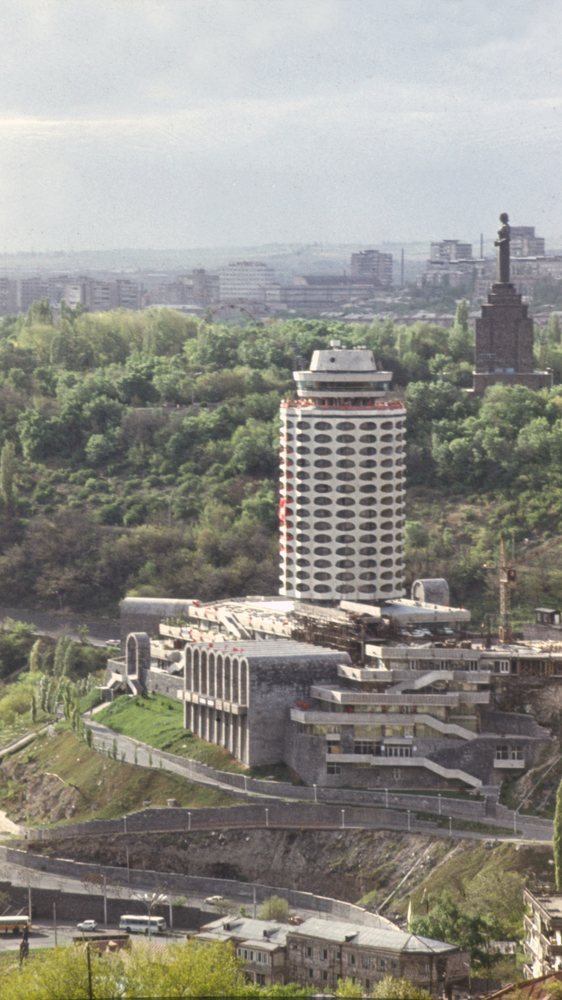
#> input picture test-assets/frames_original/v_angle_4.png, 562 x 1000 px, shrunk from 1080 x 1920 before the run, found by its file name
$ python color_match.py ../test-assets/frames_original/v_angle_4.png
#> lines starting #> are read from the running program, lines starting #| are printed output that depends on the picture
#!/usr/bin/env python3
"""Приводит палитру кадров test-assets/frames/ к эталону (по умолчанию
v_angle_4.png — архивное фото hillview). Разовая правка, конвейер
tools/build_frames.py не запускает сам — после неё нужно перезапустить
tools/build_frames.py --force, чтобы глубина и вырезка здания
пересчитались с новых цветов.

Одна команда:
  .venv-depth/bin/python tools/color_match.py [--ref frames/v_angle_4.png] [имена кадров...]

Без аргументов правит все кадры в test-assets/frames/, кроме эталона
(и кроме уже готовых *_depth.png/*_building.png).

Метод — перенос среднего и дисперсии по каналам RGB (Reinhard-style),
не точное гистограммное выравнивание: последнее пробовал первым, оно
давало резкие, ненатуральные цветовые пятна на плоских акварельных
заливках скетча. Перенос среднего/дисперсии мягче и правдоподобнее.
strength=0.7 — не отдаём палитру эталону полностью, чтобы кадр не
терял собственный свет.
"""
import sys
from pathlib import Path

import numpy as np
from PIL import Image

ROOT = Path(__file__).resolve().parent.parent
FRAMES_DIR = ROOT / 'test-assets' / 'frames'
STRENGTH = 0.7


def match_mean_std(src_img, ref_img, strength=STRENGTH):
    src = np.asarray(src_img.convert('RGB')).astype(np.float64)
    ref = np.asarray(ref_img.convert('RGB')).astype(np.float64)
    out = src.copy()
    for c in range(3):
        s_mean, s_std = src[:, :, c].mean(), src[:, :, c].std()
        r_mean, r_std = ref[:, :, c].mean(), ref[:, :, c].std()
        scale = (r_std / s_std) if s_std > 1e-6 else 1.0
        adjusted = (src[:, :, c] - s_mean) * scale + r_mean
        out[:, :, c] = src[:, :, c] * (1 - strength) + adjusted * strength
    return Image.fromarray(np.clip(out, 0, 255).astype(np.uint8))


def main():
    args = sys.argv[1:]
    ref_name = 'v_angle_4.png'
    if '--ref' in args:
        i = args.index('--ref')
        ref_name = args[i + 1]
        args = args[:i] + args[i + 2:]

    ref_path = FRAMES_DIR / ref_name
    if not ref_path.exists():
        raise SystemExit('Эталон не найден: %s' % ref_path)
    ref_img = Image.open(ref_path)
#> ref_img is the input picture: PIL image 562x1000 RGB; mean R, G, B 144.9, 143.4, 136.1

    if args:
        targets = [FRAMES_DIR / name for name in args]
    else:
        targets = [
            p for p in sorted(FRAMES_DIR.glob('*.png'))
            if p.name != ref_name
            and not p.stem.endswith('_depth')
            and not p.stem.endswith('_building')
        ]

    print('эталон:', ref_path.name)
    for p in targets:
        if not p.exists():
            print('  ! нет файла', p.name, '- пропуск')
            continue
        img = Image.open(p)
        matched = match_mean_std(img, ref_img)
#> the loop in match_mean_std, `for c in range(3):` made 3 passes
#> (s_mean, s_std, r_mean, r_std) on passes 1 to 3: (144.9, 53.3, 144.9, 53.3), (143.4, 55.46, 143.4, 55.46), (136.1, 59.3, 136.1, 59.3)
#> pass 1, in match_mean_std, `adjusted = (src[:, :, c] - s_mean) * scale + r_mean`:
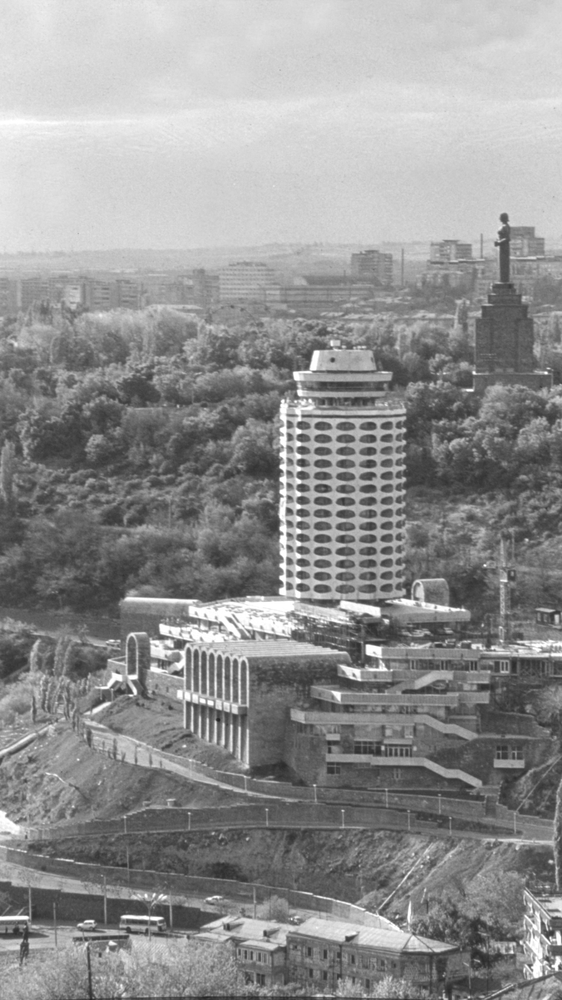
#> adjusted: shape (1000, 562) float64; min 35, max 255, mean 144.9
#> pass 3, in match_mean_std, `adjusted = (src[:, :, c] - s_mean) * scale + r_mean`:
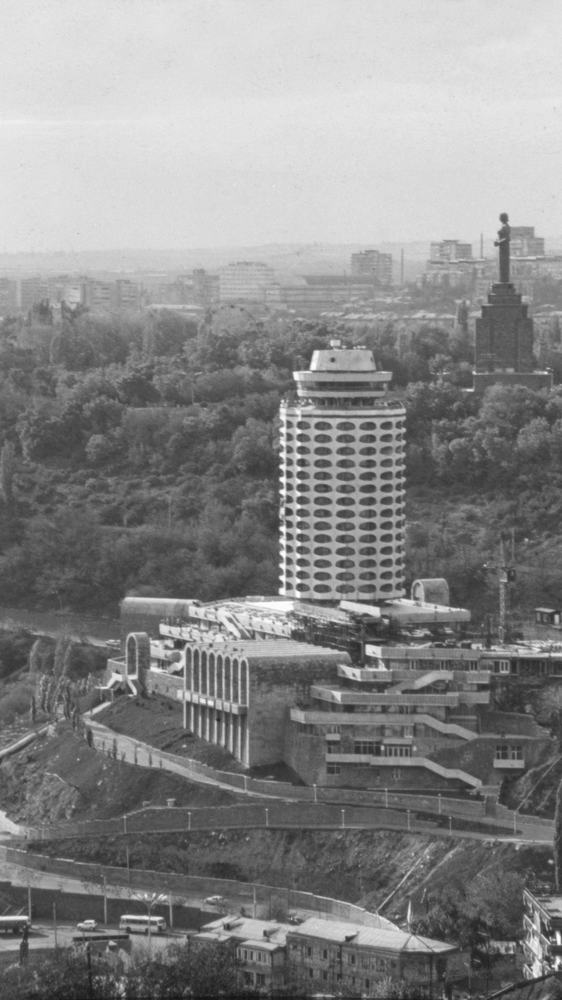
#> adjusted: shape (1000, 562) float64; min 19, max 255, mean 136.1
        matched.save(p)
        print('  matched', p.name)

    print('готово. Теперь пересчитай конвейер: .venv-depth/bin/python tools/build_frames.py --force')


if __name__ == '__main__':
    main()

$ run again, with test-assets/frames_original/v_angle_0.png copied over test-assets/frames_original/v_angle_4.png
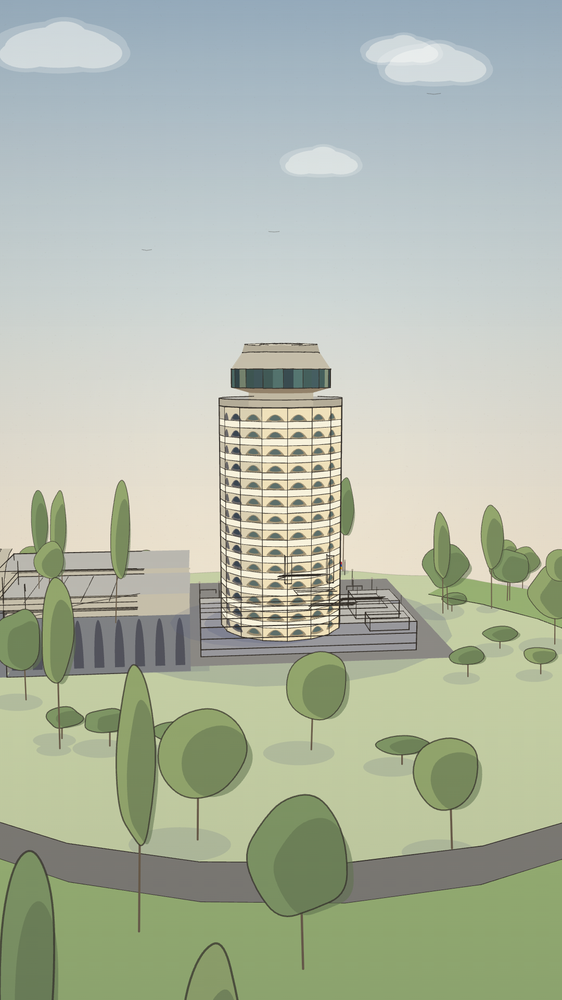
#> input picture test-assets/frames_original/v_angle_0.png, 562 x 1000 px, shrunk from 1080 x 1920 before the run, found by its file name
#> in main, ref_img is the input picture: PIL image 562x1000 RGB; mean R, G, B 175.7, 184.6, 166.9
#> the loop in match_mean_std, `for c in range(3):` made 3 passes
#> (s_mean, s_std, r_mean, r_std) on passes 1 to 3: (175.7, 38.42, 175.7, 38.42), (184.6, 34.35, 184.6, 34.35), (166.9, 44.21, 166.9, 44.21)
#> pass 1, in match_mean_std, `adjusted = (src[:, :, c] - s_mean) * scale + r_mean`:
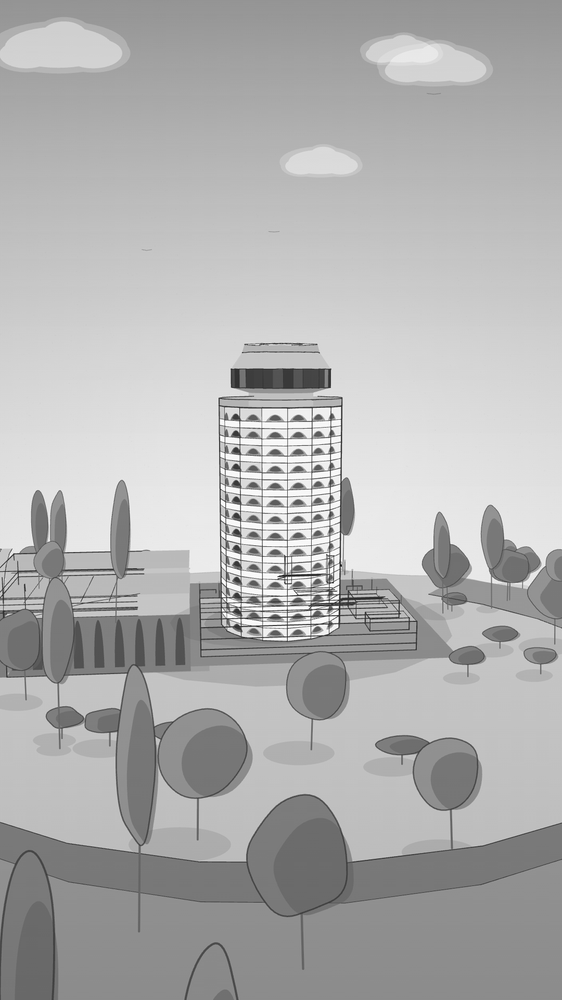
#> adjusted: shape (1000, 562) float64; min 16, max 255, mean 175.7
#> pass 3, in match_mean_std, `adjusted = (src[:, :, c] - s_mean) * scale + r_mean`:
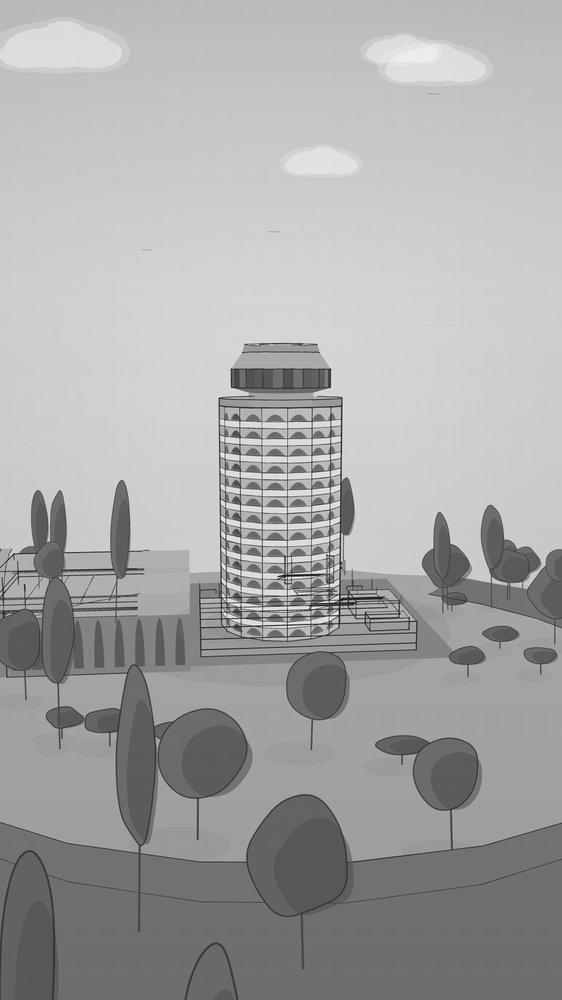
#> adjusted: shape (1000, 562) float64; min 9, max 251, mean 166.9

$ run again, with test-assets/frames_original/v_angle_1.png copied over test-assets/frames_original/v_angle_4.png
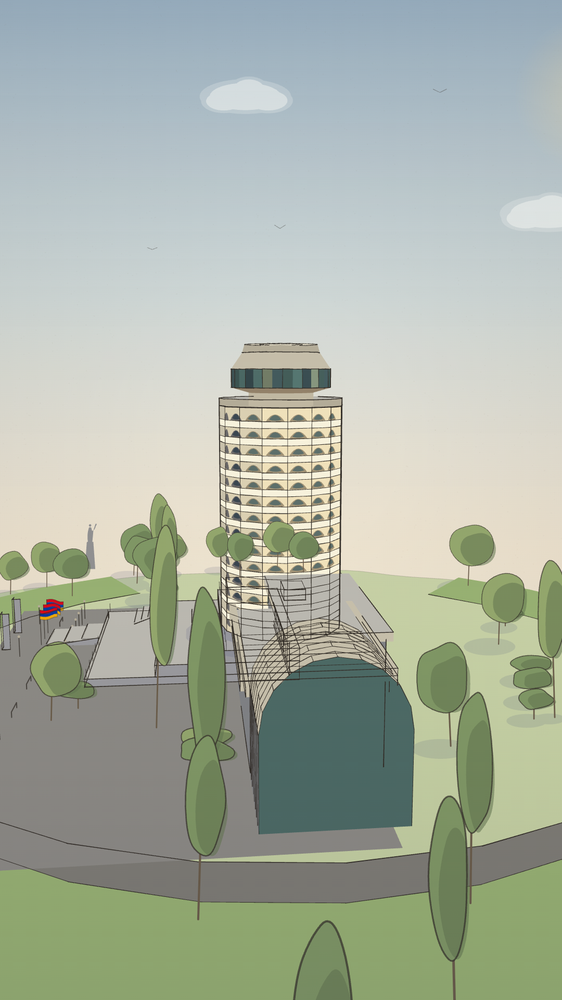
#> input picture test-assets/frames_original/v_angle_1.png, 562 x 1000 px, shrunk from 1080 x 1920 before the run, found by its file name
#> in main, ref_img is the input picture: PIL image 562x1000 RGB; mean R, G, B 168.7, 177.6, 163.6
#> the loop in match_mean_std, `for c in range(3):` made 3 passes
#> (s_mean, s_std, r_mean, r_std) on passes 1 to 3: (168.7, 42.95, 168.7, 42.95), (177.6, 38.15, 177.6, 38.15), (163.6, 45.73, 163.6, 45.73)
#> pass 1, in match_mean_std, `adjusted = (src[:, :, c] - s_mean) * scale + r_mean`:
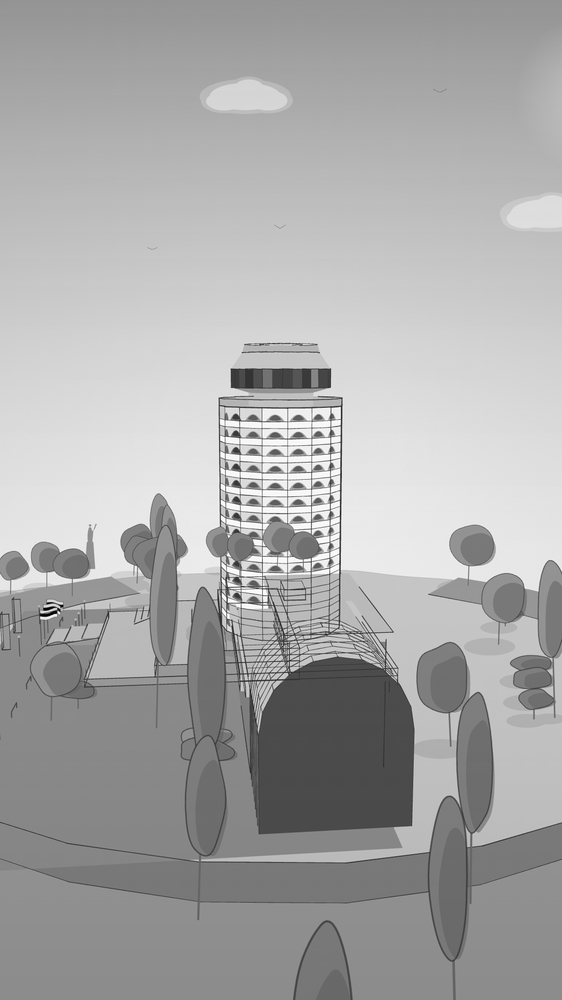
#> adjusted: shape (1000, 562) float64; min 0, max 255, mean 168.7
#> pass 3, in match_mean_std, `adjusted = (src[:, :, c] - s_mean) * scale + r_mean`:
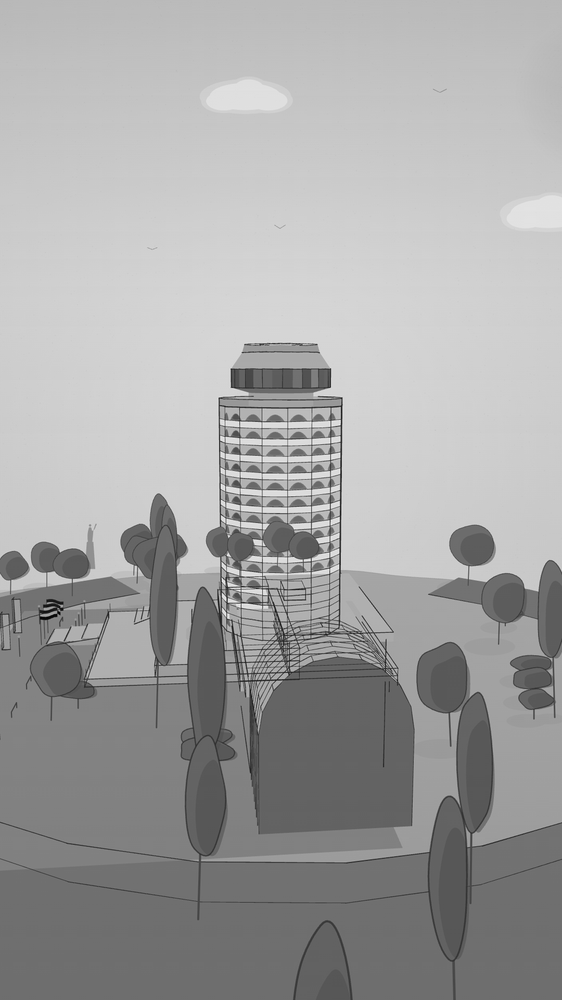
#> adjusted: shape (1000, 562) float64; min 0, max 247, mean 163.6

$ run again, with test-assets/frames_original/v_angle_2.png copied over test-assets/frames_original/v_angle_4.png
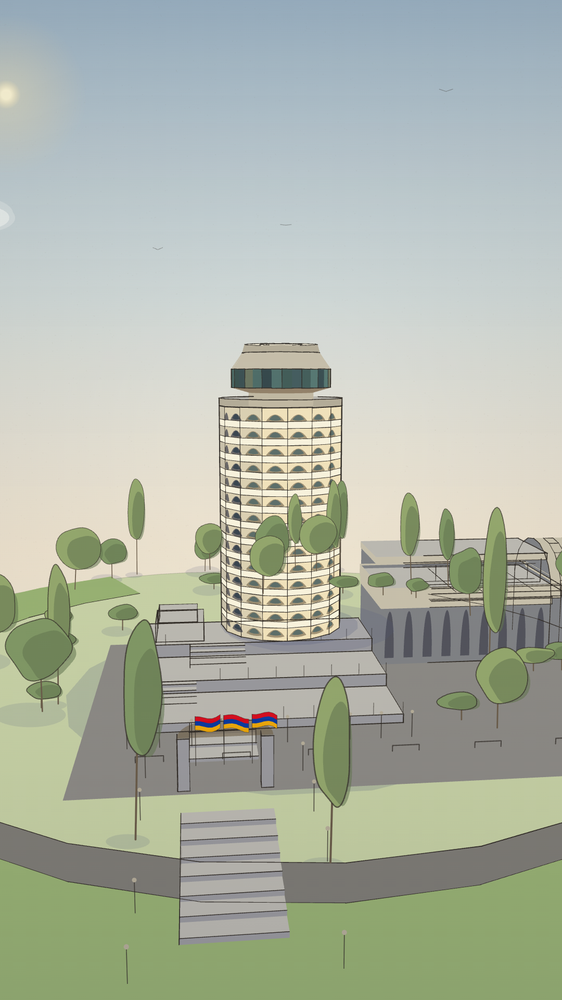
#> input picture test-assets/frames_original/v_angle_2.png, 562 x 1000 px, shrunk from 1080 x 1920 before the run, found by its file name
#> in main, ref_img is the input picture: PIL image 562x1000 RGB; mean R, G, B 173.4, 180.9, 166.9
#> the loop in match_mean_std, `for c in range(3):` made 3 passes
#> (s_mean, s_std, r_mean, r_std) on passes 1 to 3: (173.4, 37.51, 173.4, 37.51), (180.9, 34.82, 180.9, 34.82), (166.9, 42.3, 166.9, 42.3)
#> pass 1, in match_mean_std, `adjusted = (src[:, :, c] - s_mean) * scale + r_mean`:
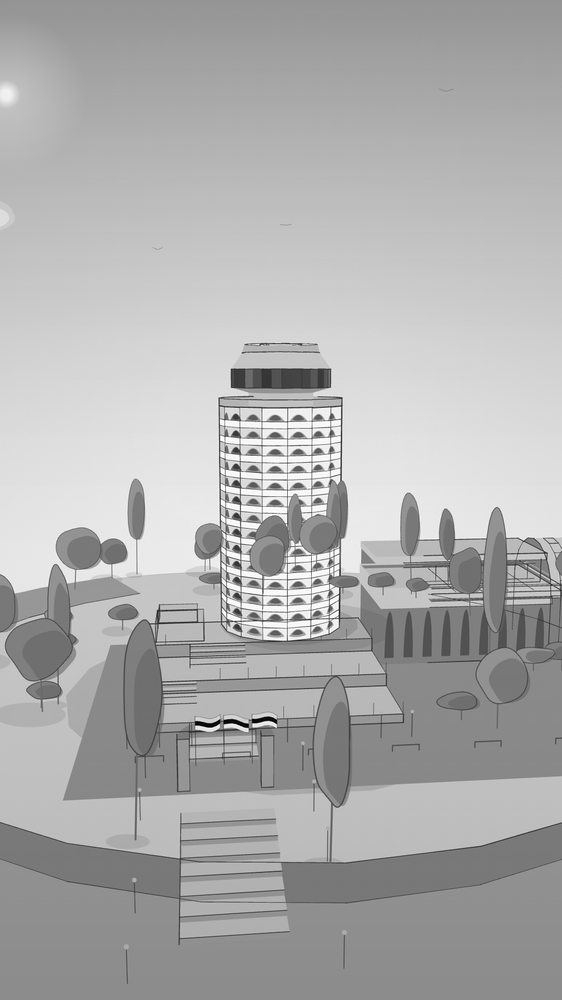
#> adjusted: shape (1000, 562) float64; min 0, max 255, mean 173.4
#> pass 3, in match_mean_std, `adjusted = (src[:, :, c] - s_mean) * scale + r_mean`:
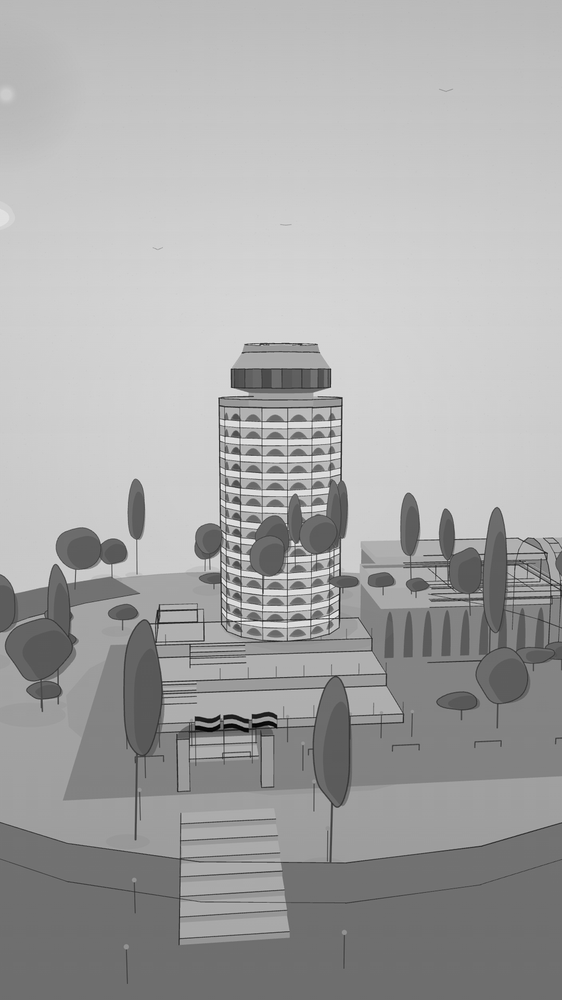
#> adjusted: shape (1000, 562) float64; min 0, max 249, mean 166.9
